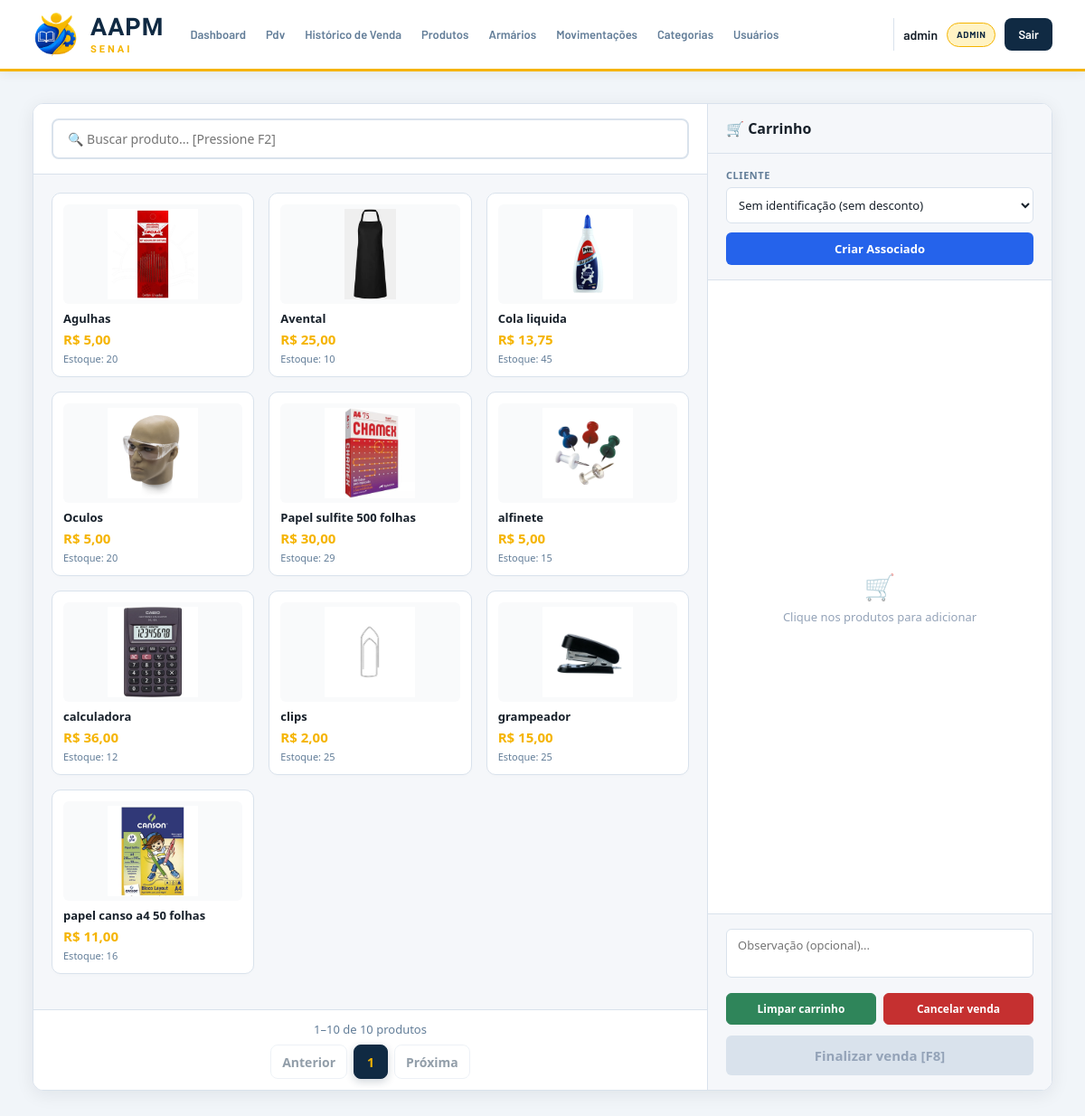
The page /pdv/ (signed in) on the database its author committed.
### app/models/produto.py (models this page shows, shortened)
class Produto(Base):
    __tablename__ = "produtos"
    id = Column(Integer, primary_key=True, autoincrement=True, index=True)
    nome = Column(String(150), nullable=False, index=True)
    preco = Column(Float, nullable=False, default=0.0)
    estoque_atual = Column(Integer, nullable=False, default=0)
    ativo = Column(Boolean, default=True)
    imagem_path = Column(String(255), nullable=True)
    categoria_id = Column(Integer, ForeignKey("categorias.id", ondelete="SET NULL"), nullable=True)
    categoria = relationship("Categoria", back_populates="produtos")
    tamanhos  = relationship("ProdutoTamanho", back_populates="produto", cascade="all, delete-orphan")

### app/controllers/pdv_controller.py (the view)
@router.get("/")
def tela_pdv(
    request: Request,
    db: Session = Depends(get_db),
    usuario=Depends(get_usuario_logado)
):
    produtos = (
        db.query(Produto)
        .filter(
            Produto.ativo == True,
            Produto.estoque_atual > 0
        )
        .order_by(Produto.nome)
        .all()
    )
    clientes = (
        db.query(Cliente)
        .filter(Cliente.ativo == True)
        .order_by(Cliente.nome)
        .all()
    )
    return templates.TemplateResponse(
        request,
        "pdv/index.html",
        {
            "request": request,
            "usuario": usuario,
            "produtos": produtos,
            "clientes": clientes,
            "desconto_associado": DESCONTO_ASSOCIADO,
        }
    )

### app/templates/pdv/index.html (shortened to what this page needs)
{% extends "base.html" %}
{% block extra_css %}
<link rel="stylesheet" href="/static/css/pdv.css?v=6">
{% endblock %}
{% block conteudo %}
<div class="pdv-layout" id="pdv-container" data-desconto="{{ desconto_associado }}">
    <section class="produtos-col">
        <div class="produtos-header">
            <input class="busca-input"
                   type="text"
                   id="busca-produto"
                   placeholder="🔍 Buscar produto... [Pressione F2]"
                   autocomplete="off">
        </div>
        <div class="produtos-grid" id="grade-produtos">
            {% for p in produtos %}
            <div class="produto-card {% if p.estoque_atual|int <= 0 %}sem-estoque{% endif %}"
                 data-id="{{ p.id }}"
                 data-nome="{{ p.nome }}"
                 data-preco="{{ p.preco }}"
                 data-estoque="{{ p.estoque_atual }}"
                 data-tem-tamanho="{{ 'true' if p.tamanhos else 'false' }}"
                 data-nome-lower="{{ p.nome.lower() }}"
                 onclick="adicionarAoCarrinho(this)">
                <img src="{{ url_for('static', path=p.imagem_path if p.imagem_path else 'img/sem-foto.png') }}"
                     onerror="this.src='/static/img/sem-foto.png'; this.onerror=null;">
                <div class="produto-card-nome">{{ p.nome }}</div>
                <div class="produto-card-preco">
                    R$ {{ "%.2f"|format(p.preco)|replace('.', ',') }}
                </div>
                <div class="produto-card-estoque">
                    Estoque: {{ p.estoque_atual }}
                </div>
            </div>
            {% endfor %}
        </div>
        <div class="produtos-rodape">
            <p class="produtos-resumo" id="resumo-produtos" role="status"></p>
            <div class="produtos-navegacao">
                <nav class="pagination produtos-pagination" id="paginacao-produtos" aria-label="Páginas dos produtos" hidden></nav>
            </div>
        </div>
    </section>
    <aside class="carrinho-col">
        <div class="carrinho-header">
            🛒 Carrinho
        </div>
        <div class="cliente-section">
            <label for="select-cliente">
                Cliente
            </label>
            <div class="cliente-input-group"
                 style="display: flex; flex-direction: column; gap: 8px;">
                <select class="cliente-select"
                        id="select-cliente"
                        onchange="atualizarCliente(this)">
                    <option value="0" data-associado="false">
                        Sem identificação (sem desconto)
                    </option>
                </select>
                {% if usuario and usuario.role == 'admin' %}
                <button type="button"
                        class="btn-novo-cliente"
                        onclick="window.location.href='/clientes/novo'"
                        title="Cadastrar Novo Associado">
                    Criar Associado
                </button>
                {% endif %}
            </div>
        </div>
        <div class="carrinho-itens"
             id="lista-carrinho"
             style="flex: 1; overflow-y: auto;">
            <div class="carrinho-vazio" id="msg-vazio">
                <span class="carrinho-vazio-icon">
                    🛒
                </span>
                Clique nos produtos para adicionar
            </div>
        </div>
        <div class="carrinho-footer"
             style="flex-shrink: 0;">
            <textarea class="obs-input"
                      id="obs-input"
                      rows="2"
                      placeholder="Observação (opcional)..."></textarea>
            <div class="pdv-cart-actions">
                <button class="btn-carrinho-acao" type="button" onclick="limparCarrinho()">Limpar carrinho</button>
                <button class="btn-carrinho-acao btn-carrinho-acao--danger" type="button" onclick="cancelarVenda()">Cancelar venda</button>
            </div>
            <form id="form-venda"
                  action="/pdv/finalizar"
                  method="post">
                <button class="btn-finalizar"
                        id="btn-finalizar"
                        type="button"
                        disabled
                        onclick="finalizarVenda()">
                    Finalizar venda [F8]
                </button>
            </form>
        </div>
    </aside>
</div>
{% endblock %}

### app/static/css/base.css (style rules this page uses)
* { margin: 0; padding: 0; box-sizing: border-box; }
html { scroll-behavior: smooth; }
body { min-height: 100vh; display: flex; flex-direction: column; font-family: "Barlow", sans-serif; background: var(--fundo); color: var(--texto); -webkit-font-smoothing: antialiased; text-rendering: optimizeLegibility; }
:root { --azul: #102A43; --azul-2: #243B53; --azul-3: #486581; --laranja: #F5B400; --laranja-2: #D99F00; --laranja-claro: #FFF3C4; --branco: #FFFFFF; --fundo: #F5F7FA; --fundo-card: #FFFFFF; --texto: #17202A; --texto-secundario: #627D98; --borda: #D9E2EC; --verde: #2F855A; --vermelho: #C53030; --sombra: 0 5px 20px rgba(16, 42, 67, 0.08); --sombra-hover: 0 10px 28px rgba(16, 42, 67, 0.14); --radius: 12px; }
button, input, select, textarea { font-family: inherit; }
button { cursor: pointer; }
img { max-width: 100%; display: block; }
.pagination { display: flex; align-items: center; justify-content: center; flex-wrap: wrap; gap: .45rem; margin: 1.25rem 0 .25rem; }

### app/templates/pdv/index.html (style rules this page uses)
body { overflow: hidden !important; }
.produto-card img { width: 100%; height: 110px; object-fit: contain; background: #f9fafb; padding: 5px; border-radius: 6px; }

### rows shown on the page
Produto: imagem_path (picture), nome "Agulhas", preco "5,00", estoque_atual "20"
Produto: imagem_path (picture), nome "Avental", preco "25,00", estoque_atual "10"
Produto: imagem_path (picture), nome "Cola liquida", preco "13,75", estoque_atual "45"
Produto: imagem_path (picture), nome "Oculos", preco "5,00", estoque_atual "20"
Produto: imagem_path (picture), nome "Papel sulfite 500 folhas", preco "30,00", estoque_atual "29"
Produto: imagem_path (picture), nome "alfinete", preco "5,00", estoque_atual "15"
Produto: imagem_path (picture), nome "calculadora", preco "36,00", estoque_atual "12"
Produto: imagem_path (picture), nome "clips", preco "2,00", estoque_atual "25"
Produto: imagem_path (picture), nome "grampeador", preco "15,00", estoque_atual "25"
Produto: imagem_path (picture), nome "papel canso a4 50 folhas", preco "11,00", estoque_atual "16"

### other values the page prints
{{ usuario.nome }} "admin"
{{ usuario.role }} "ADMIN"
